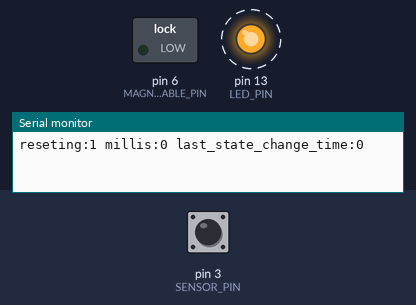
Bench run of a sketch on a simulated Arduino Uno, built with avr-gcc and run on an emulated ATmega328P. Parts: switched loads named in the sketch (green lamp = pin HIGH), output pins drawn as LEDs (lit = HIGH), the last lines printed to the serial monitor. Dashed ring = blinking. The inputs (shaded band) are chosen by the test bench; at power-on: pin 3 (SENSOR_PIN) HIGH.

Above: at 1.2 s.
1.3 s: pin 3 (SENSOR_PIN) pulsed LOW 5 times (0.12 s each, 0.3 s apart)
At 1.48 s:
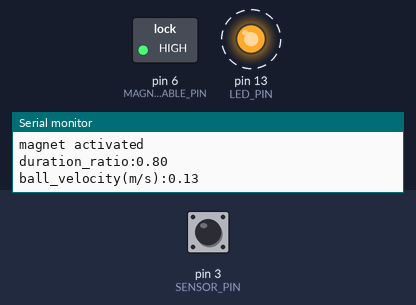
Timing chart, 0 to 10.3 s (numbered marks = the images above; inputs shaded):
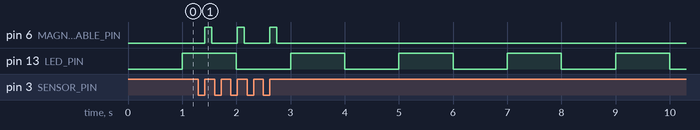

The sketch:

main.ino
```cpp
#define DEBUG 1

// The amount of time to wait without ball state change before reseting the ball state.
#define STATE_TIMEOUT 5000 // milliseconds

#define RESET_TIMEOUT 5000 // milliseconds

// If the ball is moving too slowly, this ratio will be used.
//#define DURATION_RATIO_OVER_ACCEL 0.79 // over-accelerates
//#define DURATION_RATIO_OVER_ACCEL 0.86 // over-accelerates
//#define DURATION_RATIO_OVER_ACCEL 0.87 // over-accelerates
//#define DURATION_RATIO_OVER_ACCEL 0.88 // over-accelerates

// If the ball is moving too fast, this ratio will be used.
//#define DURATION_RATIO_OVER_DECAY 0.80 // over-decays
//#define DURATION_RATIO_OVER_DECAY 0.87 // over-decays
//#define DURATION_RATIO_OVER_DECAY 0.88 // over-decays
//#define DURATION_RATIO_OVER_DECAY 0.89 // over-decays

// decrease=>accel, increase=>decay
//#define DEFAULT_DURATION_RATIO 0.78 // over-accels
//#define DEFAULT_DURATION_RATIO 0.79 // barely over-accels
#define DEFAULT_DURATION_RATIO 0.80 // barely over-decays
//#define DEFAULT_DURATION_RATIO 0.89 // over-decays

// The amount the duration ratio is increased or decreased to correct the velocity.
//#define DURATION_RATIO_STEP 0.05 // too drastic
#define DURATION_RATIO_STEP 0.01

// A duration under this value means the ball is moving too fast, so the electromagnet will not be activated, causing friction to slightly slow it down.
//#define DURATION_THRESHOLD 58
#define TARGET_VELOCITY 0.30 // meter/second, too fast
//#define TARGET_VELOCITY 0.305 // meter/second, decays
//#define TARGET_VELOCITY 0.38 // meter/second, maximum natural velocity

// The range from the target velocity the actual velocity is allowed to get before triggering correction.
#define TARGET_VELOCITY_RANGE 0.05

// Physical constants of the apparatuts.
#define SENSOR_WIDTH 16.0 // mm
#define SENSOR_OFFSET 21.0 // mm, distance from inner edge of sensor to center of electromagnet
#define MAGNET_FORCE 50.0 // newtons
#define MAGNET_RADIUS 12.5 // mm
#define MAGNET_LENGTH = 20 // mm
#define GRAVITY 9.80665 // m/s^2, acceleration of gravity
#define BALL_MASS 3 // grams
#define LENGTH_OF_ARC_TO_CENTER 85 // mm, the full length of the arc of the slope
// s = r * theta => theta = s/r => 85/500 = 0.17 radians = 9.7 degrees for the ball to roll from start to center
#define LENGTH_OF_ARC_SENSOR_TO_CENTER 20 // mm, length of arc from inner sensor edge to center
// s = r * theta => theta = s/r => 20/500 = 0.04 radians = 2.29 degrees for the ball to roll from sensor to center
// After crossing the sensor, the ball will undergo an additional acceleration from gravity of: cos(pi/2. - 0.04) * 9.8 = 0.39 m/s^2
//
// https://www.intemag.com/magnetic-materials-faqs
// For a circular magnet with a radius of R and length L, the field Bx at the centerline of the magnet at distance X from the surface can be calculated
// by the following formula, where Br is the residual induction of the material):
// Fx = Bx/2 * ((L - X)/sqrt(R**2 + (L + X)**2) - X/sqrt(R**2 + X**2))
//
// For a magnet with a surface force of 50 N = 5 kg, R=12.5mm, L=20mm, => X = 0
// (5*2)/((20 - 0)/sqrt(12.5**2 + (20 + 0)**2) - 0/sqrt(12.5**2 + 0**2)) = Bx = 11.79

// F = m*a
// t = (vf - vi)/a
// d = vi*t + 0.5*a*t^2

// For reference, the ball bearing cup is on the right.
#define SENSOR_PIN 3 // inner right
#define MAGNET_ENABLE_PIN 6
#define LED_PIN 13

// Ball states.
#define BALL_RIGHT_START 1 // ball is in the top right starting cup
#define BALL_RIGHT_SENSING 2 // ball has just entered detection range of right sensor
#define BALL_RIGHT_PULL 3 // ball has just left the detection range of right sensor, moving towards electromagnet
#define BALL_LEFT_FREE 4 // ball at electromagnet center, moving left, where push no longer needed
#define BALL_RIGHT_PASSING 5 // ball has gone up the left slope and returned to go up the right slope

// All sensor data arrays are formatted {inner left, inner right}.
bool current_state = false;

// Which state we currently believe the ball to be in.
int ball_state = BALL_RIGHT_START;

// Time when the ball was first detected by the sensor.
unsigned long sensor_high_time;

// Time when the ball became undetected by the sensor.
unsigned long sensor_low_time;

// Time when ball state was last updated.
unsigned long last_state_change_time = 0;

// Time in milliseconds that it should take bearing to go from the sensor to center of electromagnet.
unsigned long duration_to_center_time = 0; // PID output

// Time when the magnet was last turned on.
unsigned long magnet_on_time = 0;

// Time when the magnet was last turned off.
unsigned long magnet_off_time = 0;

unsigned long last_reset = RESET_TIMEOUT;

// Blink timer.
unsigned long last_blink = 0;

// The ball's estimated velocity, calculated from the sensor detection times and the known width of the sensor.
double ball_velocity = 0; // m/s, PID input

double min_ball_velocity = 1000;

double max_ball_velocity = 0;

double mean_ball_velocity = 0;

double duration_ratio = DEFAULT_DURATION_RATIO;

void activate_electromagnet(){
    magnet_on_time = millis();
    digitalWrite(MAGNET_ENABLE_PIN, HIGH);
}

void deactivate_electromagnet(){
    magnet_off_time = millis();
    digitalWrite(MAGNET_ENABLE_PIN, LOW);
}

void go_to_state(int s){
    ball_state = s;
    last_state_change_time = millis();
}

void on_sensor_change(){
    // Read current sensor states.
    current_state = !digitalRead(SENSOR_PIN);
    //digitalWrite(LED_PIN, current_state);
}

void reset(){
    #if DEBUG
    Serial.println(String("reseting:")+String(BALL_RIGHT_START)+String(" millis:")+String(millis())+String(" last_state_change_time:")+String(last_state_change_time));
    #endif

    go_to_state(BALL_RIGHT_START);

    min_ball_velocity = 1000;
    max_ball_velocity = 0;

    duration_ratio = DEFAULT_DURATION_RATIO;
}

//http://www.instructables.com/id/two-ways-to-reset-arduino-in-software/
void(* resetFunc) (void) = 0;

void setup()
{

    // https://www.arduino.cc/en/Reference/AttachInterrupt
    attachInterrupt(digitalPinToInterrupt(SENSOR_PIN), on_sensor_change, CHANGE);

    pinMode(LED_PIN, OUTPUT);
    digitalWrite(LED_PIN, LOW);

    //pinMode(SENSOR_1_PIN, INPUT);
    pinMode(SENSOR_PIN, INPUT);

    // Initialize the electromagnet in the off state.
    pinMode(MAGNET_ENABLE_PIN, OUTPUT);
    digitalWrite(MAGNET_ENABLE_PIN, LOW);

    #if DEBUG
    Serial.begin(115200); // Must match MONITOR_BAUDRATE.
    #endif

    reset();

}

void loop()
{

    // Blink status LED.
    if((millis() - last_blink) >= 1000){
        digitalWrite(LED_PIN, !digitalRead(LED_PIN));
        last_blink = millis();
    }

    // Estimate ball direction.
    switch(ball_state){
        case BALL_RIGHT_START:

            // Ensure the magnet is off.
            deactivate_electromagnet();

            if(current_state){
                // Ball has slid down the ramp and entered the sensor's detection zone so begin measuring velocity.
                sensor_high_time = millis();

                //Serial.println(String("going to right sensing:")+String(BALL_RIGHT_SENSING));
                go_to_state(BALL_RIGHT_SENSING);
            }

            //TODO:reset after N hours?
            //resetFunc();

            break;
        case BALL_RIGHT_SENSING:
            if(!current_state){
                // Ball has slid down the ramp further and left the sensor's detection zone, so calculate velocity using
                // the time difference between start and end and sensor width.
                sensor_low_time = millis();

                //ball_velocity = (SENSOR_WIDTH/1000.)/((sensor_low_time - sensor_high_time)/1000.);
                ball_velocity = SENSOR_WIDTH/(sensor_low_time - sensor_high_time); // meter/second
                //min_ball_velocity = min(ball_velocity, min_ball_velocity);
                //max_ball_velocity = max(ball_velocity, max_ball_velocity);
                //mean_ball_velocity = (min_ball_velocity + max_ball_velocity)/2.;

                // Calculate total time it should take ball bearing to reach the center of the electromagnet => distance/velocity
                // Note, this doesn't account for acceleration.
                duration_to_center_time = (SENSOR_OFFSET/1000.)/ball_velocity*1000; // milliseconds
                //Serial.println(String("duration_to_center_time1(ms):")+String(duration_to_center_time));
                // Shorten the duration to account for acceleration due to pull.
                //duration_to_center_time *= 0.84; // too much accel, stable but then flys off
                //duration_to_center_time *= 0.8475; // still too much, stable but then flys off
                //duration_to_center_time *= 0.85; // almost perfect? over accelerates
                //duration_to_center_time *= 0.86; // almost perfect? over accelerates
                /////duration_to_center_time *= 0.865; // over accelerates
                //duration_to_center_time *= 0.87; // almost perfect? decays
                //duration_to_center_time *= 0.93; // decays quickly
                //duration_to_center_time *= 0.94; // decays quickly
                //duration_to_center_time *= 0.95; // decays quickly

                //if(ball_velocity < TARGET_VELOCITY){
                    // Ball too slow, so speed up.
                //    duration_to_center_time *= DURATION_RATIO_OVER_ACCEL;
                //}else{
                    // Ball too fast, so slow down.
                //    duration_to_center_time *= DURATION_RATIO_OVER_DECAY;
                //}
                duration_to_center_time *= duration_ratio;

                // If duration ~= 60 ms, that's stable or too slow, so we need to speed it up by activating the magnet.
                // If duration < 60 ms, that's going too fast, so we need to slow it down by keeping the magnet off and letting friction slow the ball.
                // Turn on electromagnet so it can immediately begin pulling, but only when ball slowing.
                //if(duration_to_center_time >= DURATION_THRESHOLD){
                if(ball_velocity <= TARGET_VELOCITY){
                    activate_electromagnet();

                    #if DEBUG
                    Serial.println(String("magnet activated"));
                    #endif
                }

                #if DEBUG
                //Serial.println(String("sensor_high_time:")+String(sensor_high_time));
                //Serial.println(String("sensor_low_time:")+String(sensor_low_time));
                Serial.println(String("duration_ratio:")+String(duration_ratio));
                Serial.println(String("ball_velocity(m/s):")+String(ball_velocity));
                //Serial.println(String("min_ball_velocity(m/s):")+String(min_ball_velocity));
                //Serial.println(String("max_ball_velocity(m/s):")+String(max_ball_velocity));
                //Serial.println(String("duration_to_center_time2(ms):")+String(duration_to_center_time));
                //Serial.println(String("going to right pull:")+String(BALL_RIGHT_PULL));
                #endif

                go_to_state(BALL_RIGHT_PULL);
            }
            break;
        case BALL_RIGHT_PULL:
            // Keep pulling until ball bearing has reached the center of the electromagnet.
            // Since we can't directly measure the ball at this point, we rely on timing based on our previous calculation of the ball's velocity.
            if((millis() - sensor_low_time) >= duration_to_center_time){

                // Ball should be near or at the center of the electromagnet, so deactivate it to allow the ball to continue up the slope.
                deactivate_electromagnet();

                //Serial.println(String("magnet duration:")+String(magnet_off_time - magnet_on_time));
                //Serial.println(String("going to left free:")+String(BALL_LEFT_FREE));
                go_to_state(BALL_LEFT_FREE);
            }
            break;
        case BALL_LEFT_FREE:
            // The ball's going up the left slope and then coming back down.
            if(current_state){
                // Ball has come back and is going back up the right slope over the sensor.
                //Serial.println(String("going to right passing:")+String(BALL_RIGHT_PASSING));
                go_to_state(BALL_RIGHT_PASSING);
            }
            break;
        case BALL_RIGHT_PASSING:
            // The ball's going up the right slope over the sensor.
            if(!current_state){
                // Ball has gone up the right slope passed the sensor, near at the starting position.
                //Serial.println(String("going to start:")+String(BALL_RIGHT_START));
                go_to_state(BALL_RIGHT_START);

                // If last known velocity is outside accepted range, then modify the duration ratio to increase or decrease the velocity.
                if(abs(ball_velocity - TARGET_VELOCITY) > TARGET_VELOCITY_RANGE){
                    if(ball_velocity > TARGET_VELOCITY){
                        // Velocity too fast, decelerate.
                        duration_ratio += DURATION_RATIO_STEP;
                    }else{
                        // Velocity too slow, accelerate.
                        duration_ratio -= DURATION_RATIO_STEP;
                    }
                }else{
                    // If we're in range again then reset ratio.
                    duration_ratio = DEFAULT_DURATION_RATIO;
                }

                // When the ball's back in start, try resetting the board periodically.
                //if((millis() - last_reset) >= RESET_TIMEOUT){
                //    last_reset = millis();
                //    resetFunc();
                //}

            }
            break;
    }

    // If state doesn't change within the specified timeout, then assume something's gone wrong and revert to default state.
    if((millis() - last_state_change_time) >= STATE_TIMEOUT){
        reset();
    }

}
```

Measured:
- after the input at 1.3 s, pin 6 (MAGNET_ENABLE_PIN): alternates HIGH for 0.12 s and LOW for 0.48 s, 6 changes in all, then stays LOW, starting after 0.12 s
- by itself, pin 13 (LED_PIN): alternates HIGH for 1.0 s and LOW for 1.0 s
